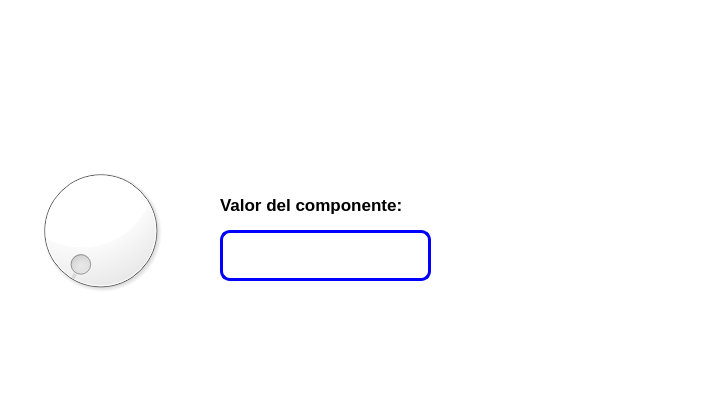
<?xml version="1.0" encoding="UTF-8"?>
<ui version="4.0">
 <class>MainWindow</class>
 <widget class="QMainWindow" name="MainWindow">
  <property name="geometry">
   <rect>
    <x>0</x>
    <y>0</y>
    <width>705</width>
    <height>395</height>
   </rect>
  </property>
  <property name="windowTitle">
   <string>MainWindow</string>
  </property>
  <property name="styleSheet">
   <string notr="true">background-color: rgb(255, 255, 255);</string>
  </property>
  <widget class="QWidget" name="centralwidget">
   <widget class="QLabel" name="label">
    <property name="geometry">
     <rect>
      <x>220</x>
      <y>190</y>
      <width>271</width>
      <height>31</height>
     </rect>
    </property>
    <property name="font">
     <font>
      <pointsize>13</pointsize>
     </font>
    </property>
    <property name="text">
     <string>&lt;html&gt;&lt;head/&gt;&lt;body&gt;&lt;p&gt;&lt;span style=&quot; font-weight:600;&quot;&gt;Valor del componente:&lt;/span&gt;&lt;/p&gt;&lt;/body&gt;&lt;/html&gt;</string>
    </property>
   </widget>
   <widget class="QLineEdit" name="lineEdit">
    <property name="geometry">
     <rect>
      <x>220</x>
      <y>230</y>
      <width>211</width>
      <height>51</height>
     </rect>
    </property>
    <property name="font">
     <font>
      <pointsize>11</pointsize>
     </font>
    </property>
    <property name="styleSheet">
     <string notr="true">border: 3px solid blue;
border-radius:10px</string>
    </property>
    <property name="text">
     <string/>
    </property>
   </widget>
   <widget class="QDial" name="dial">
    <property name="geometry">
     <rect>
      <x>20</x>
      <y>160</y>
      <width>161</width>
      <height>141</height>
     </rect>
    </property>
   </widget>
   <widget class="QLabel" name="label_3">
    <property name="geometry">
     <rect>
      <x>10</x>
      <y>10</y>
      <width>201</width>
      <height>111</height>
     </rect>
    </property>
    <property name="text">
     <string/>
    </property>
    <property name="pixmap">
     <pixmap>../Archivos/UAT.png</pixmap>
    </property>
    <property name="scaledContents">
     <bool>true</bool>
    </property>
   </widget>
   <widget class="QLabel" name="label_4">
    <property name="geometry">
     <rect>
      <x>490</x>
      <y>20</y>
      <width>161</width>
      <height>51</height>
     </rect>
    </property>
    <property name="text">
     <string/>
    </property>
    <property name="pixmap">
     <pixmap>../Archivos/facultad_ingenieria_tampico.png</pixmap>
    </property>
    <property name="scaledContents">
     <bool>true</bool>
    </property>
   </widget>
  </widget>
  <widget class="QMenuBar" name="menubar">
   <property name="geometry">
    <rect>
     <x>0</x>
     <y>0</y>
     <width>705</width>
     <height>26</height>
    </rect>
   </property>
  </widget>
  <widget class="QStatusBar" name="statusbar"/>
 </widget>
 <resources>
  <include location="../Archivos/Recursos.qrc"/>
 </resources>
 <connections/>
</ui>
